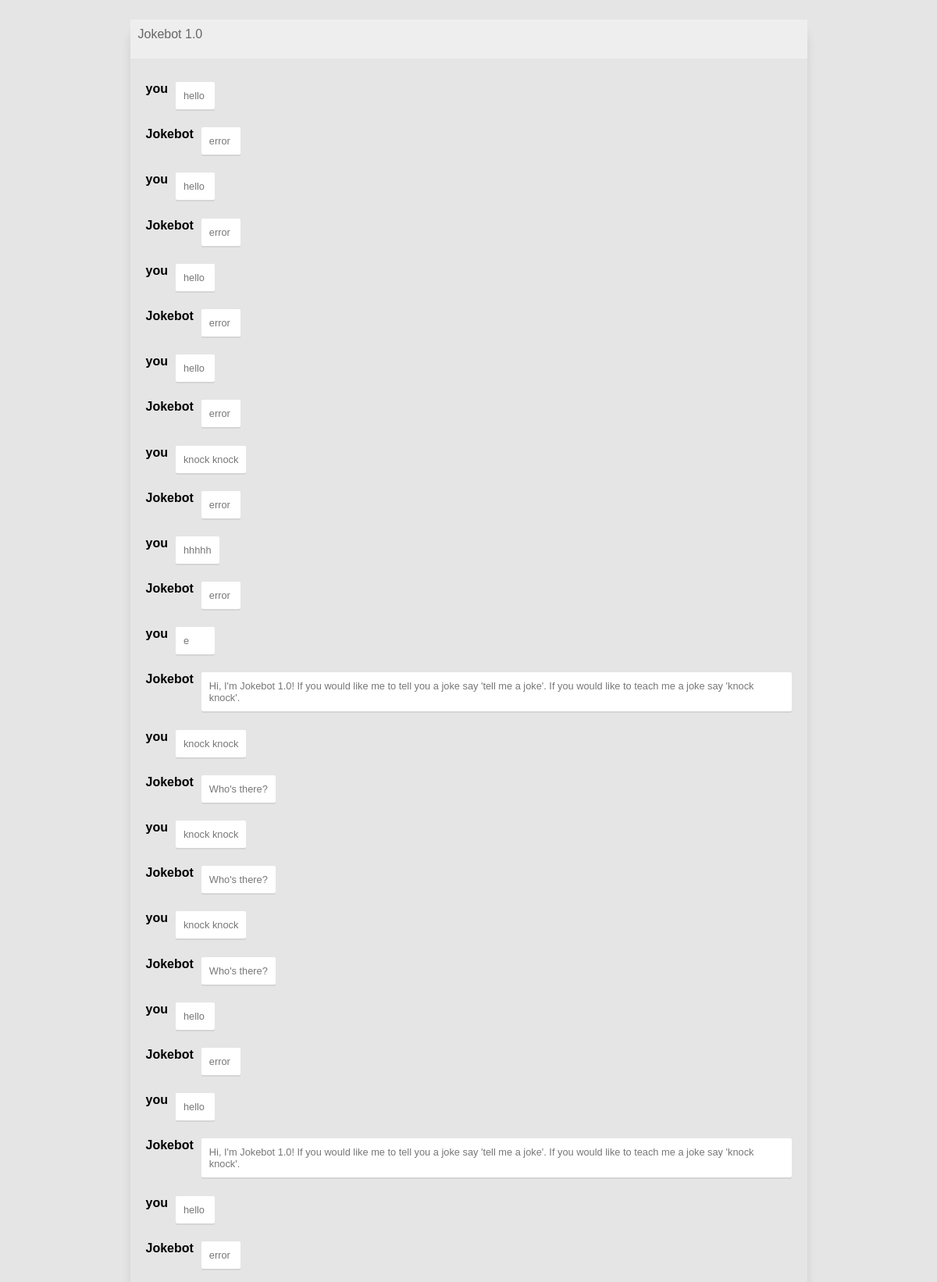
The app's page /jokebot/ (upper part) with its own data.
### jokebot/models.py (models this page shows, shortened)
class Message(models.Model):
	message_text = models.CharField(max_length=200)
	message_nametag = models.CharField(max_length=50)
	message_date = models.DateTimeField('date sent', auto_now_add=True)

### jokebot/views.py (the view)
# urls.py: path('', views.index, name='index'),
def index(request):
	message_list = Message.objects.order_by('message_date')
	context = {'message_list': message_list}
	return render(request, 'jokebot/index.html', context)

### jokebot/templates/jokebot/index.html (shortened to what this page needs)
<!DOCTYPE html>
{% load static %}
<html lang="en">
    <head>
        <link rel="stylesheet" type="text/css" href="{% static 'jokebot/jokebot.css' %}">
    </head>
    <body>
        <div class="app-container">
            <div class="menu">
                <div class="appname">Jokebot 1.0</div>
            </div>
            <div class = "chat">
                <ol>
                {% if message_list %}
                    {% for message in message_list %}
                    <li class="msgbox">
                        <div class="nametag">{{ message.message_nametag }}</div>
                        <div class="msg"><p>{{ message.message_text }}</p></div>
                    </li>
                    {% endfor %}
                {% endif %}
                </ol>
            </div>
        </div>
    </body>
</html>

### jokebot/static/jokebot/jokebot.css (style rules this page uses)
html { box-sizing: border-box; }
*, *:before, *:after { margin: 0; padding: 0; box-sizing: inherit; }
body { display: flex; justify-content: center; align-items: center; background: #e5e5e5; font-family: Helvetica, sans-serif; }
.app-container { display: flex; flex-flow: column wrap; justify-content: space-between; width: 100%; max-width: 867px; margin: 25px 10px; height: calc(100% - 50px); border: var(--border); border-radius: 5px; background: var(--msger-bg); box-shadow: 0 15px 15px -5px rgba(0, 0, 0, 0.2); }
.menu { display: flex; width: 100%; height: 50px; padding: 10px; background: #eee; color: #666; }
.chat { overflow-y: auto; padding: 10px; list-style: none; margin-top: 10px; margin-bottom: 10px; }
.chat li { padding: 10px; border: 10px; overflow: hidden; display: flex; }
.nametag { margin-right: 10px; font-weight: bold; }
.msg { font-size: 0.8rem; margin: 0 0 0.2rem 0; color: #777; background: white; min-width: 50px; padding: 10px; border-radius: 2px; box-shadow: 0px 2px 0px rgba(0, 0, 0, 0.07); }

### records on screen
Message: message_nametag "you", message_text "hello"
Message: message_nametag "Jokebot", message_text "error"
Message: message_nametag "you", message_text "hello"
Message: message_nametag "Jokebot", message_text "error"
Message: message_nametag "you", message_text "hello"
Message: message_nametag "Jokebot", message_text "error"
Message: message_nametag "you", message_text "hello"
Message: message_nametag "Jokebot", message_text "error"
Message: message_nametag "you", message_text "knock knock"
Message: message_nametag "Jokebot", message_text "error"
Message: message_nametag "you", message_text "hhhhh"
Message: message_nametag "Jokebot", message_text "error"
Message: message_nametag "you", message_text "e"
Message: message_nametag "Jokebot", message_text "Hi, I'm Jokebot 1.0! If you would like me to tell you a joke say 'tell me a joke'. If you would like to teach me a joke say 'knock knock'."
Message: message_nametag "you", message_text "knock knock"
Message: message_nametag "Jokebot", message_text "Who's there?"
Message: message_nametag "you", message_text "knock knock"
Message: message_nametag "Jokebot", message_text "Who's there?"
Message: message_nametag "you", message_text "knock knock"
Message: message_nametag "Jokebot", message_text "Who's there?"
Message: message_nametag "you", message_text "hello"
Message: message_nametag "Jokebot", message_text "error"
Message: message_nametag "you", message_text "hello"
Message: message_nametag "Jokebot", message_text "Hi, I'm Jokebot 1.0! If you would like me to tell you a joke say 'tell me a joke'. If you would like to teach me a joke say 'knock knock'."
Message: message_nametag "you", message_text "hello"
Message: message_nametag "Jokebot", message_text "error"
